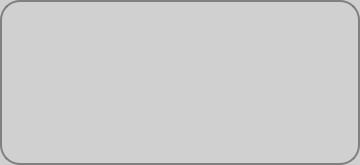
<?xml version="1.0" encoding="UTF-8"?>
<ui version="4.0">
 <class>Form</class>
 <widget class="QWidget" name="Form">
  <property name="geometry">
   <rect>
    <x>0</x>
    <y>0</y>
    <width>360</width>
    <height>165</height>
   </rect>
  </property>
  <property name="acceptDrops">
   <bool>false</bool>
  </property>
  <property name="windowTitle">
   <string>Form</string>
  </property>
  <property name="styleSheet">
   <string notr="true">#Form {background-color: #d0d0d0;border-radius: 20px;border: 2px solid gray;}</string>
  </property>
  <layout class="QVBoxLayout" name="verticalLayout">
   <property name="spacing">
    <number>3</number>
   </property>
   <property name="leftMargin">
    <number>8</number>
   </property>
   <property name="topMargin">
    <number>8</number>
   </property>
   <property name="rightMargin">
    <number>8</number>
   </property>
   <property name="bottomMargin">
    <number>8</number>
   </property>
   <item>
    <widget class="QWidget" name="widget_2" native="true">
     <layout class="QHBoxLayout" name="horizontalLayout_2" stretch="0,0">
      <property name="spacing">
       <number>0</number>
      </property>
      <property name="leftMargin">
       <number>5</number>
      </property>
      <property name="topMargin">
       <number>5</number>
      </property>
      <property name="rightMargin">
       <number>5</number>
      </property>
      <property name="bottomMargin">
       <number>5</number>
      </property>
      <item>
       <spacer name="horizontalSpacer_3">
        <property name="orientation">
         <enum>Qt::Horizontal</enum>
        </property>
        <property name="sizeHint" stdset="0">
         <size>
          <width>753</width>
          <height>0</height>
         </size>
        </property>
       </spacer>
      </item>
      <item>
       <widget class="QPushButton" name="pushButton">
        <property name="sizePolicy">
         <sizepolicy hsizetype="Fixed" vsizetype="Fixed">
          <horstretch>0</horstretch>
          <verstretch>0</verstretch>
         </sizepolicy>
        </property>
        <property name="minimumSize">
         <size>
          <width>30</width>
          <height>30</height>
         </size>
        </property>
        <property name="maximumSize">
         <size>
          <width>32</width>
          <height>32</height>
         </size>
        </property>
        <property name="styleSheet">
         <string notr="true">background: none; border: none;</string>
        </property>
        <property name="text">
         <string/>
        </property>
       </widget>
      </item>
     </layout>
    </widget>
   </item>
   <item>
    <widget class="QPlainTextEdit" name="input_edit">
     <property name="font">
      <font>
       <family>微软雅黑</family>
       <pointsize>16</pointsize>
      </font>
     </property>
     <property name="styleSheet">
      <string notr="true">#input_edit{background-color:transparent;border:none;}</string>
     </property>
     <property name="frameShadow">
      <enum>QFrame::Plain</enum>
     </property>
     <property name="sizeAdjustPolicy">
      <enum>QAbstractScrollArea::AdjustIgnored</enum>
     </property>
     <property name="plainText">
      <string/>
     </property>
    </widget>
   </item>
   <item>
    <widget class="QWidget" name="widget" native="true">
     <layout class="QHBoxLayout" name="horizontalLayout" stretch="10,0">
      <property name="spacing">
       <number>0</number>
      </property>
      <property name="leftMargin">
       <number>6</number>
      </property>
      <property name="topMargin">
       <number>3</number>
      </property>
      <property name="rightMargin">
       <number>6</number>
      </property>
      <property name="bottomMargin">
       <number>3</number>
      </property>
      <item>
       <spacer name="horizontalSpacer">
        <property name="orientation">
         <enum>Qt::Horizontal</enum>
        </property>
        <property name="sizeHint" stdset="0">
         <size>
          <width>557</width>
          <height>0</height>
         </size>
        </property>
       </spacer>
      </item>
      <item>
       <widget class="QPushButton" name="sendButton">
        <property name="sizePolicy">
         <sizepolicy hsizetype="Fixed" vsizetype="Fixed">
          <horstretch>0</horstretch>
          <verstretch>0</verstretch>
         </sizepolicy>
        </property>
        <property name="minimumSize">
         <size>
          <width>28</width>
          <height>28</height>
         </size>
        </property>
        <property name="maximumSize">
         <size>
          <width>32</width>
          <height>32</height>
         </size>
        </property>
        <property name="baseSize">
         <size>
          <width>32</width>
          <height>32</height>
         </size>
        </property>
        <property name="styleSheet">
         <string notr="true">background: none; border: none;</string>
        </property>
        <property name="text">
         <string/>
        </property>
       </widget>
      </item>
     </layout>
    </widget>
   </item>
  </layout>
 </widget>
 <tabstops>
  <tabstop>input_edit</tabstop>
  <tabstop>sendButton</tabstop>
  <tabstop>pushButton</tabstop>
 </tabstops>
 <resources/>
 <connections/>
</ui>
